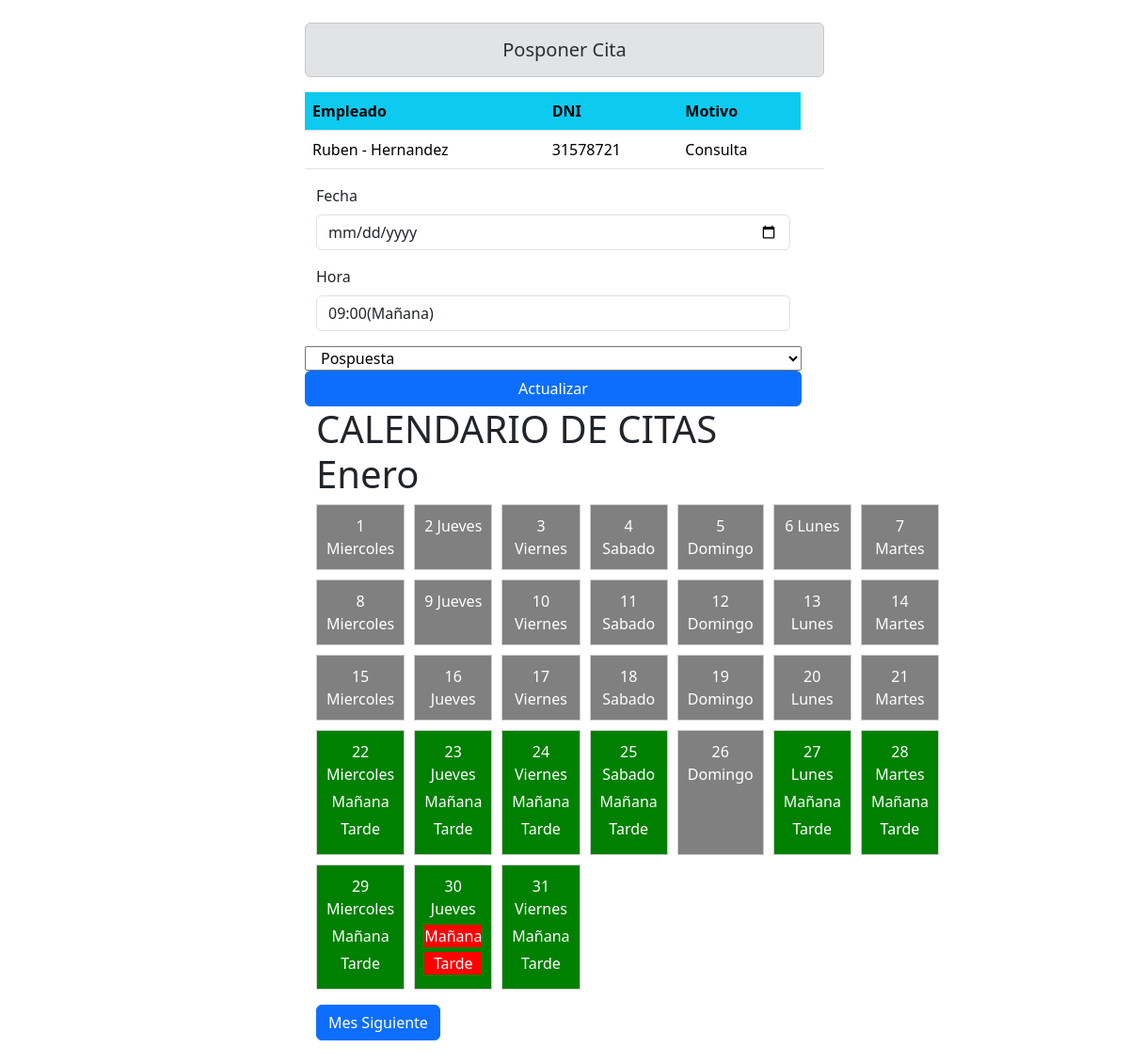
The app's page /admin_citas1.php?id=16 (signed in) with its own data.
### tables this page shows
CREATE TABLE `citas` (
  `id` int(11) NOT NULL,
  `empleado_id` int(11) NOT NULL,
  `admin_id` int(11) NOT NULL,
  `fecha` datetime NOT NULL,
  `motivo` varchar(255) DEFAULT NULL,
  `estado` enum('por confirmar','confirmada','pospuesta') DEFAULT 'por confirmar'
);

CREATE TABLE `empleados` (
  `id` int(11) NOT NULL,
  `nombre` varchar(200) DEFAULT NULL,
  `apellido` varchar(200) DEFAULT NULL,
  `dni` varchar(255) DEFAULT NULL,
  `password` varchar(255) DEFAULT NULL,
  `detalles` text
);

### admin_citas1.php (the view, shortened to what this page needs)
<?php
include("conexion.php");
$id =$_GET["id"];
$stmt = $pdo->prepare("SELECT c.id, e.nombre, e.apellido, e.dni, DATE(c.fecha) as fecha, TIME(c.fecha) as hora, c.motivo, c.estado
FROM citas c  JOIN empleados e  on (c.empleado_id=e.id) WHERE c.id = :id");
$stmt->bindParam(':id', $id);
$stmt->execute();
$cita = $stmt->fetch();
?>
<!DOCTYPE html>
<html lang="en">
<head>
    <link href="https://cdn.jsdelivr.net/npm/bootstrap@5.3.3/dist/css/bootstrap.min.css" rel="stylesheet">
</head>
<body>
<form class="col-6 p-4 m-auto" method="post" >
        <h5 class="text-center alert alert-secondary">Posponer Cita</h5>
        <?php
        if($cita) {?>
        <table class="table">
            <thead>
                <tr>
                <th scope="col" class="bg-info">Empleado</th>
                <th scope="col" class="bg-info">DNI</th>
                <th scope="col" class="bg-info">Motivo</th>
                </tr>
            </thead>
            <tbody>
                    <tr>
                        <td><?php echo $cita['nombre'] ?> - <?php echo $cita['apellido'] ?></td>
                        <td><?php echo $cita['dni'] ?></td>
                        <td><?php echo $cita['motivo'] ?></td>
                        <td>
                        </tbody>
        </table>
        <?php }
        ?>
                            <div class="container-fluid row">
    <form class="col-4 p-4" method="post">
    <div class="mb-3">
            <label for="fecha" class="form-label">Fecha</label>
            <input type="date" class="form-control" id="fecha" name="fecha" required>
            </div>
            <br>
            <div class="mb-3">
            <label for="hora" class="form-label">Hora</label>
            <select name="hora" class="form-control" id="hora" required>
                <option value="09:00">09:00(Mañana)</option>
            </select>
            </div>
                            <select name="estado">
                                <option value="pospuesta">Pospuesta</option>
                            </select>
                            <button type="submit" class="btn btn-primary" name="registro" value="ok">Actualizar</button>
                            </form>
</form>
<?php include('controller/calendariopost.php');?>
</body>
</html>

### records on screen
citas: empleado.nombre "Ruben", empleado.apellido "Hernandez", empleado.dni "31578721", motivo "Consulta"

### other values on screen
$test1 "Enero"
$test "Miercoles"
$test "Jueves"
$test "Viernes"
$test "Sabado"
$test "Domingo"
$test "Lunes"
$test "Martes"
